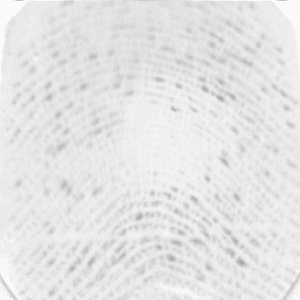
#> input picture data/Db1_a/100_4.tif, 300 x 300 px, found by its file name; its folder holds 4 pictures in this run
$ jupyter execute --allow-errors FVC.ipynb
#> lines starting #> are read from the running program, lines starting #| are printed output that depends on the picture
[cell 1]
import sklearn as sk
import numpy as np
import matplotlib
import matplotlib.pyplot as plt

[cell 2]
import PIL.Image as Image
from pathlib import Path

def load_image(file):
#> called with file = '100_4.tif'
    img = Image.open(Db1_a+"\\"+file)
#> img is the input picture: PIL image 300x300 L; min 164, max 250, mean 229.2
    return img

[cell 3]
import os

Db1_a = r'.\data\Db1_a'


labels = list()
files = list()

# Loop door de bestanden in de map
for bestandsnaam in os.listdir(Db1_a):
    if bestandsnaam.endswith('.tif'):
        labels.append(bestandsnaam[:-6])
        files.append(bestandsnaam)

images = np.array([load_image(f) for f in files])
#> call 2 of load_image, with file = '10_1.tif'
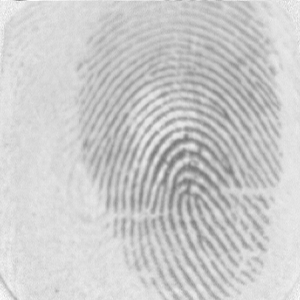
#> input picture data/Db1_a/10_1.tif, 300 x 300 px, found by its file name
#> in load_image, img is the input picture: PIL image 300x300 L; min 117, max 250, mean 203.3
#> call 3 of load_image, with file = '12_4.tif'
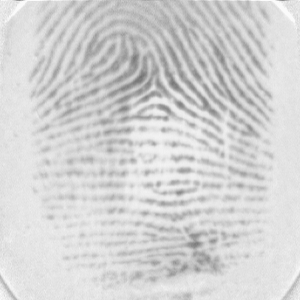
#> input picture data/Db1_a/12_4.tif, 300 x 300 px, found by its file name
#> in load_image, img is the input picture: PIL image 300x300 L; min 114, max 250, mean 211.2
#> call 4 of load_image, with file = '13_1.tif'
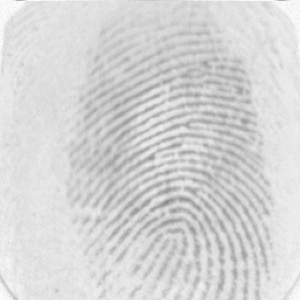
#> input picture data/Db1_a/13_1.tif, 300 x 300 px, found by its file name
#> in load_image, img is the input picture: PIL image 300x300 L; min 133, max 250, mean 213.6

print(labels)

[cell 4]
images_array = [np.array(image).flatten() for image in images]
#> images_array = 4 items

[cell 5]
sample_size = 24


import copy
import math

plotimgs = copy.deepcopy(images)
np.random.shuffle(plotimgs)
rows = plotimgs[:sample_size]

_, subplots = plt.subplots(nrows = math.ceil(sample_size/8), ncols = 8, figsize=(18, int(sample_size/3)))
subplots = subplots.flatten()
for i, x in enumerate(rows):
    subplots[i].imshow(x, cmap='gray')
    subplots[i].set_xticks([])
    subplots[i].set_yticks([])
#> this loop made 4 passes
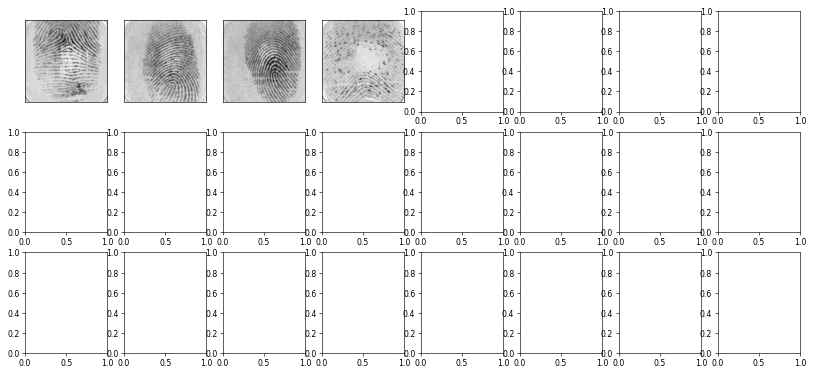
#> figure drawn by matplotlib, 4 panels

[cell 6]
from sklearn.model_selection import train_test_split
X_train, X_test, y_train, y_test = train_test_split(images_array, labels, test_size=.3, random_state=0)
#> X_train = 2 items; X_test = 2 items; y_train = ['10', '100']; y_test = ['12', '13']

[cell 7]
import random

X_train = []
X_test = []
y_train = []
y_test = []

random_number = random.randint(0, 7)

for i, x in enumerate(labels):
    if(i % 8 != random_number):
        X_train.append(images_array[i])
        y_train.append(labels[i])
    else:
        X_test.append(images_array[i])
        y_test.append(labels[i])

    if(i % 8 == 7):
        random_number = random.randint(0, 7)
#> after the loop, X_test = []; X_train = 4 items; y_test = []; y_train = ['100', '10', '12', '13']

[cell 8]
from sklearn.svm import SVC


model = SVC()
model.fit(X_train, y_train)
#> (the rest of this cell did not finish here and is left out)

[cell 9]
from sklearn.ensemble import RandomForestClassifier

model = RandomForestClassifier(n_estimators=100, random_state=0)  # Je kunt het aantal bomen (n_estimators) aanpassen
model.fit(X_train, y_train)
#> (the rest of this cell did not finish here and is left out)

[cell 10]
def geef_range(x, list):
    return list[x:(x+7)]

[cell 11]
from skimage import io
from skimage.metrics import structural_similarity as ssim

pred = []
for i in range(0,len(X_test)):
    result = []
    for n in range(0,len(X_train)):
        index = ssim(X_test[i], X_train[n])
        result.append(index)
    gemiddeldes = []
    for n, c in enumerate(X_test):
        gemiddeldes.append(np.mean(geef_range(n*7, result)))
    pred.append(gemiddeldes.index(max(gemiddeldes)))
#> this loop made 0 passes
#> after the loop, pred = []

[cell 12]
correct = 0
for i in range(0, len(pred)):
    if( pred[i]==i):
        correct += 1
#> after the loop, correct = 0

pred
